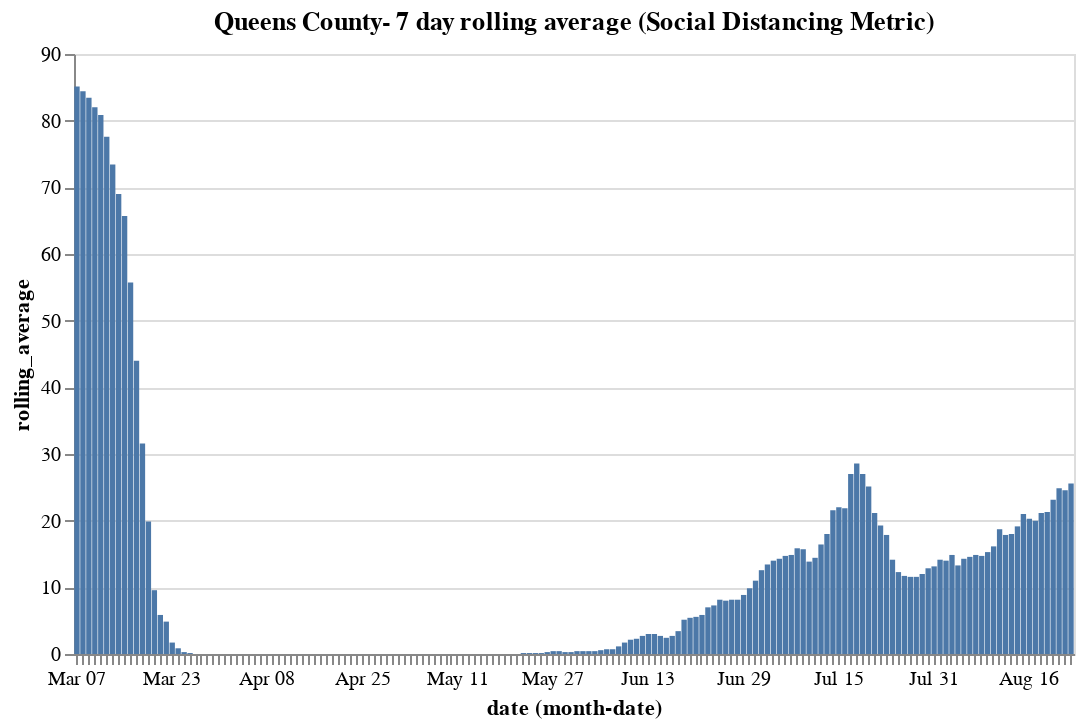

The cell this chart's notebook holds for it:
### Code cell
base_queens.encode(y="rolling_average").properties(title='Queens County- 7 day rolling average (Social Distancing Metric)')

### Figure 1 — Vega-Lite specification as saved in the notebook (floating-point values rounded to 4 significant figures; data arrays with more than 128 entries replaced by an {"elided": "..."} marker saying what was removed)
{"config": {"view": {"continuousWidth": 400, "continuousHeight": 300}}, "data": {"name": "data-f724eb0eefbf7d39a35b0978c1f1ed93"}, "mark": "bar", "encoding": {"x": {"type": "ordinal", "field": "date", "timeUnit": "monthdate"}, "y": {"type": "quantitative", "field": "rolling_average"}}, "title": "Queens County- 7 day rolling average (Social Distancing Metric)", "width": 500, "$schema": "https://vega.github.io/schema/vega-lite/v4.8.1.json", "datasets": {"data-f724eb0eefbf7d39a35b0978c1f1ed93": {"elided": "174 records"}}}
